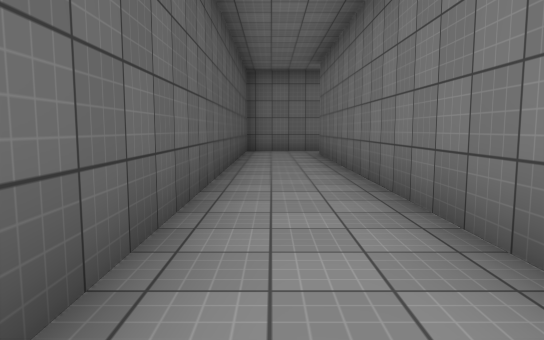
[1] (above)

12 first-person views from a walk through a scene from a Unity 3-D project. The camera is 1.3 m above the floor, tilts 6° down and sees 70° across. The floor is counted in squares, 2 m on a side. Each view is taken from the middle of a square. On the plan, view 1 faces up. The plan holds only what a view shows up to about 11 squares ahead; the rest is blank. The place goes on beyond the plan. The player character is not drawn. Surface patterns are stand-ins for the level's own textures.

[2]
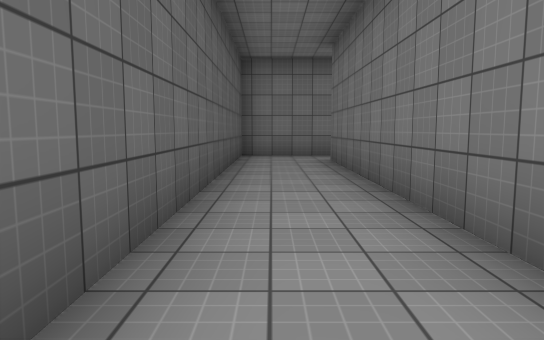

[3]
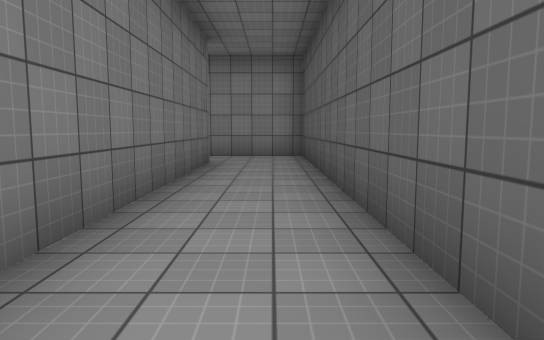

[4]
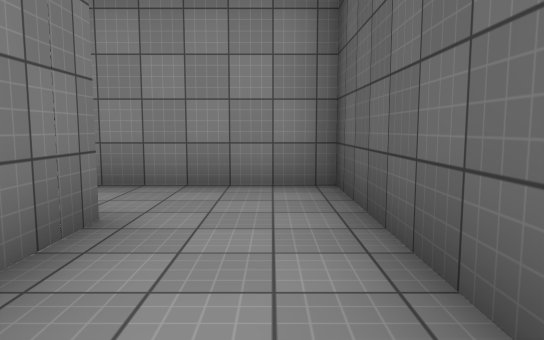

[5]
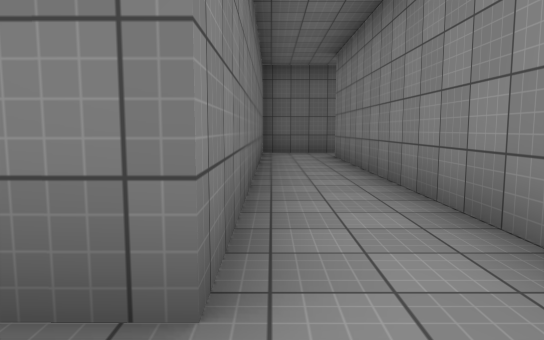

[6]
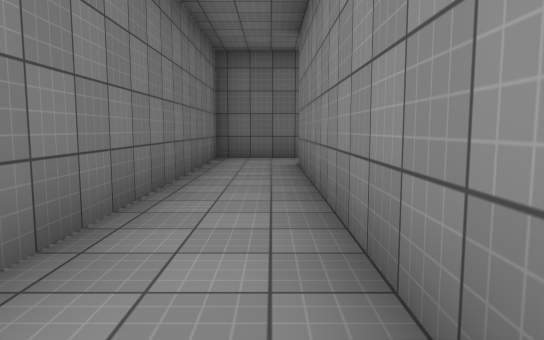

[7]
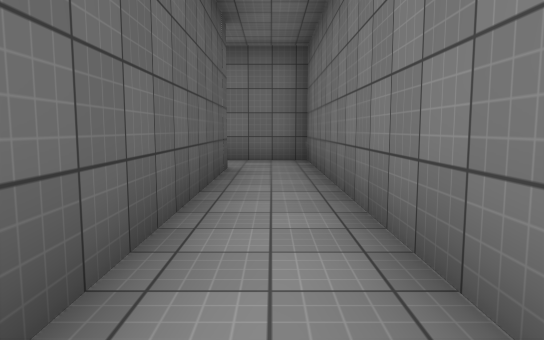

[8]
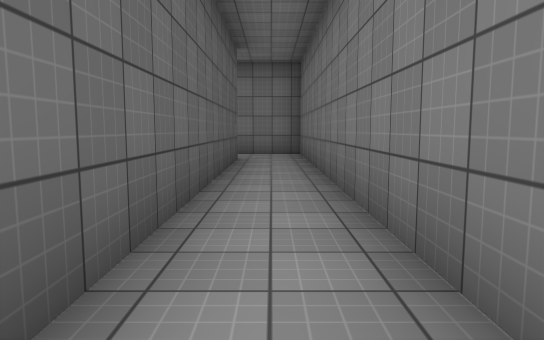

[9]
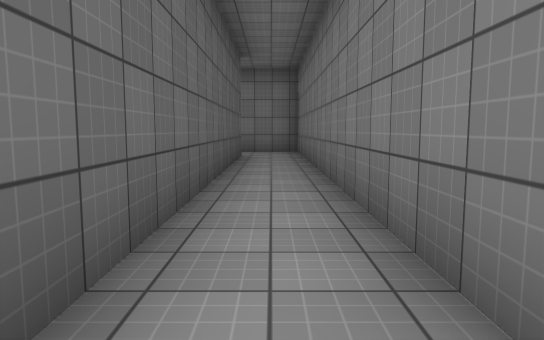

[10]
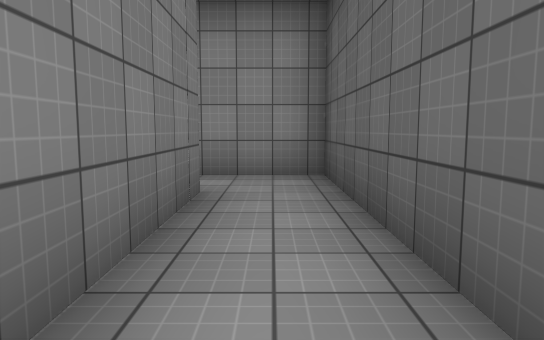

[11]
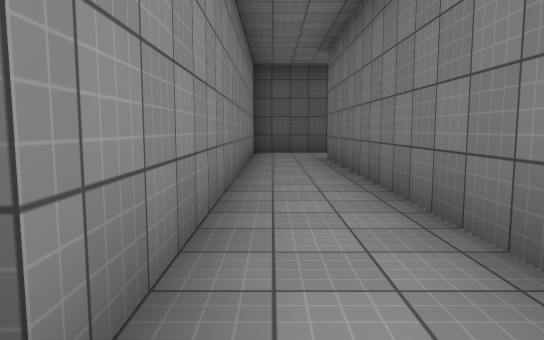

[12]
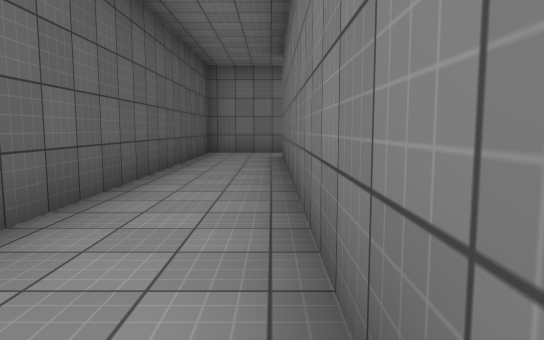

### Floor plan
Points are (right, up) in squares from view 1. A wall is a line through its corners. A room is listed if a view was taken in it or the views show most of it. See-through windows are left out.
Room 1 (views 1, 2, 3, 4, 5, 12)
walls: (1.3, 0.2) (1.2, 10.3); (0.6, 11.7) (-0.8, 11.7) (-0.7, -1.5) (1.5, -1.5)
ways out: opening at (2, -1) to room 2; opening at (0, 11)
Room 2 (views 6, 11)
walls: (10.7, -1.4) (10.7, 0.3) (1.3, 0.2); (1.5, -1.5) (9.2, -1.5)
ways out: opening at (2, -1) to room 1; opening at (10, -2) to room 3
Room 3 (views 7, 8, 9, 10)
walls: (10.8, -10) (10.7, -1.4); (9.2, -1.5) (9.3, -11.5) (11.1, -11.5)
ways out: opening at (10, -2) to room 2; opening at (11, -11)

Positions as (right, up) in squares from view 1, and headings:
1: (0, 0), facing up
2: (0, 2), facing up
3: (0, 8), facing down
4: (0, 3), facing down
5: (0, 0), facing right
6: (2, -1), facing right
7: (10, -8), facing up
8: (10, -10), facing up
9: (10, -11), facing up
10: (10, -6), facing down
11: (10, -1), facing left
12: (1, 1), facing up
